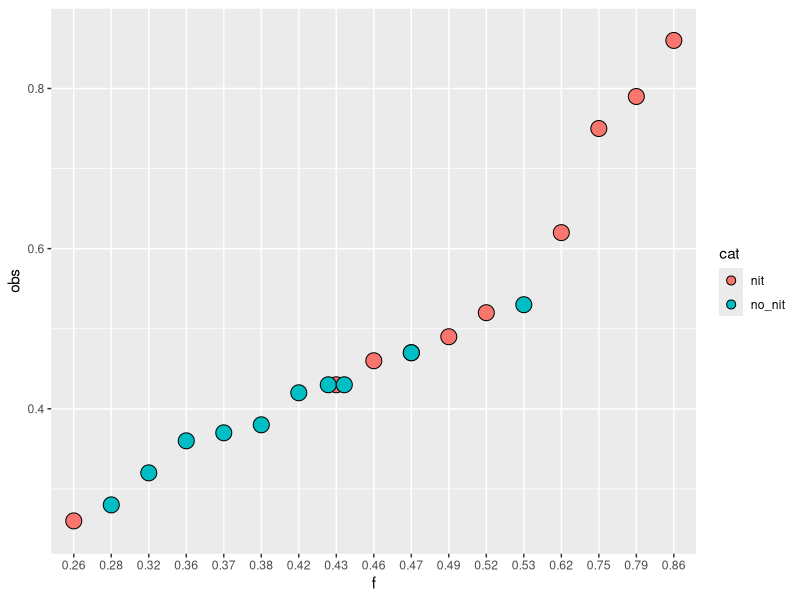

Generate this figure with R:
# Chapter 1
# Example 1.2 page no, 4 from the Pdf..
# To plot the Dotplot for the above data..
# package used "ggplot2" if not installed can be done using install.packages("ggplot2")

library(ggplot2)  

obs <- c(0.32,0.53,0.28,0.37,0.47,0.43,0.36,0.42,0.38,0.43,0.26,0.43,0.47,0.49,0.52,0.75,0.79,0.86,0.62,0.46)

cat <- c(rep("no_nit",10),rep("nit",10))

data1 <- data.frame(obs,cat)  # making it a data frame.

data1$f <- factor(data1$obs)   # adding another variable to the data frame.

# Plot..
ggplot(data1,aes(x = f, y = obs, fill = cat)) + geom_dotplot(binaxis = 'y',stackdir = 'center')



